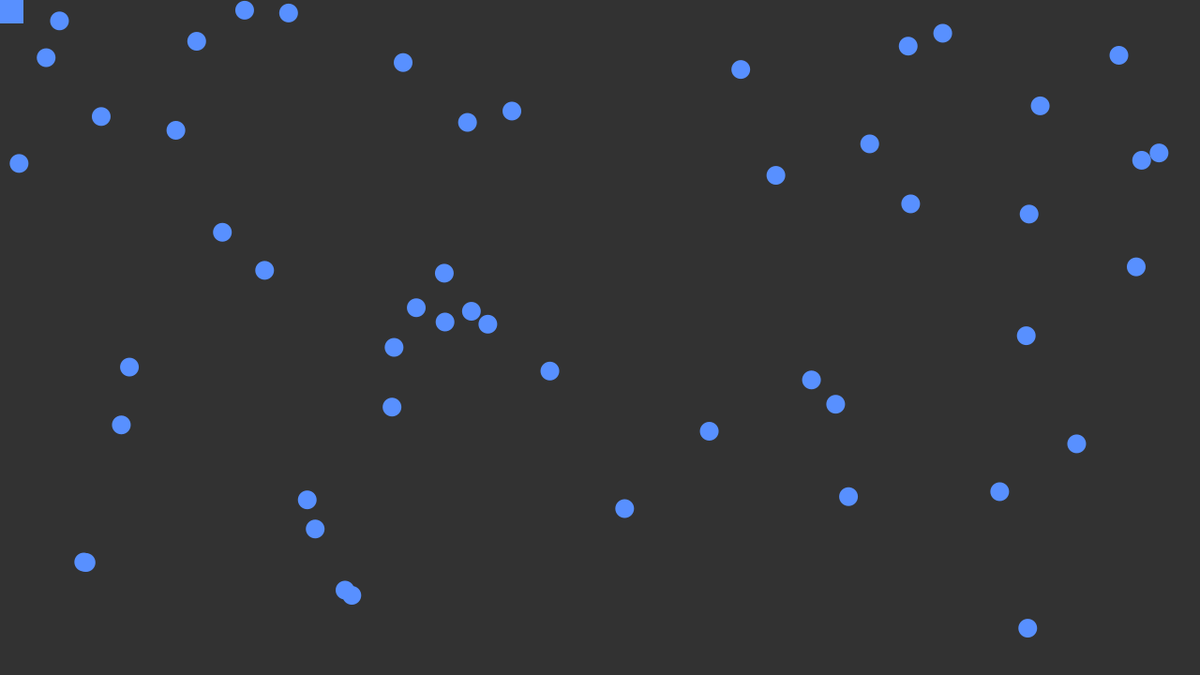
Frame 1 (no input)
Frame 60 (the mouse pressed at the canvas centre just before this capture): identical to frame 1, image omitted
Frame 120 (the mouse held since frame 60 and released just before this capture): identical to frame 1, image omitted

The Processing sketch that drew this single still picture (run headless with seeded random() and noise(); from frame 60 on, the mouse is pressed at the canvas centre):

// Processing sketch: Circle_World
// ── Circle_World.pde
color ally = color(88, 144, 255);
color ennemy = color(255, 88, 88);
color neutP = color(88, 255, 89);
color neutA = color(249, 288, 88);
color white = color(255, 255, 255);

void setup() {
  size(1280, 720);

  noStroke();
  rectMode(CENTER);
  textAlign(CENTER);
  
  for (int i = 0; i<nbEntites; i++) {
    Entites.add(new Entite(random(0, width), random(0, height), 20, Faction.Ally));
  }
}

void draw() {
  background(50);
  
  EntiteDisplay();
  fill(ally);
  rect(0, 0, 50, 50);
}

// ── Entite.pde
enum Faction {
  Ennemy, Ally, NeutralP, NeutralA;
}
ArrayList<Entite> Entites = new ArrayList<Entite>();
int nbEntites = 50;

class Entite {

  PVector pos, acc, vel, drag;
  float taille;
  color couleur;
  Faction faction;
  float speed = 100, forceDrag = 0.01, changeSpeed = 0.1;

  Entite(float x, float y, float nt, Faction f) {
    pos = new PVector(x, y);
    Setup(nt, f);
  }
  Entite(PVector p, float nt, Faction f) {
    pos = p;
    Setup(nt, f);
  }

  void Setup(float nt, Faction f) {
    acc = new PVector(0, 0);
    vel = new PVector(0, 0);
    taille = nt;
    faction = f;
    couleur = CouleurFaction(f);
  }


  void Update() {

    if (mousePressed) {
      acc = new PVector(mouseX-pos.x, mouseY-pos.y);
      acc.normalize();
      acc.setMag(speed);
    }else {
      acc = vel;
    }

    Drag();
    Deplacement();
    Display();
  }

  void Display() {
    push();

    fill(couleur);
    circle(pos.x, pos.y, taille);

    pop();
  }

  void Deplacement() {
    vel.lerp(acc, changeSpeed);
    vel.sub(drag);
    pos.add(vel);
  }
  void Drag() {
    drag = vel;
    drag.mult(forceDrag);
  }
}

void EntiteDisplay() {
  for (Entite ent : Entites) {
    ent.Update();
  }
}

// ── GameManager.pde
public enum Fenetre {
  GameOver, Title, Menu;
}

class GameManager {
  Fenetre fenetre;
}

// ── Utilities.pde
color CouleurFaction(Faction faction) {
  switch(faction) {
  case Ally : 
    return ally;
  case Ennemy : 
    return ennemy;
  case NeutralA : 
    return neutA;
  case NeutralP : 
    return neutP;
  }
  return white;
}
